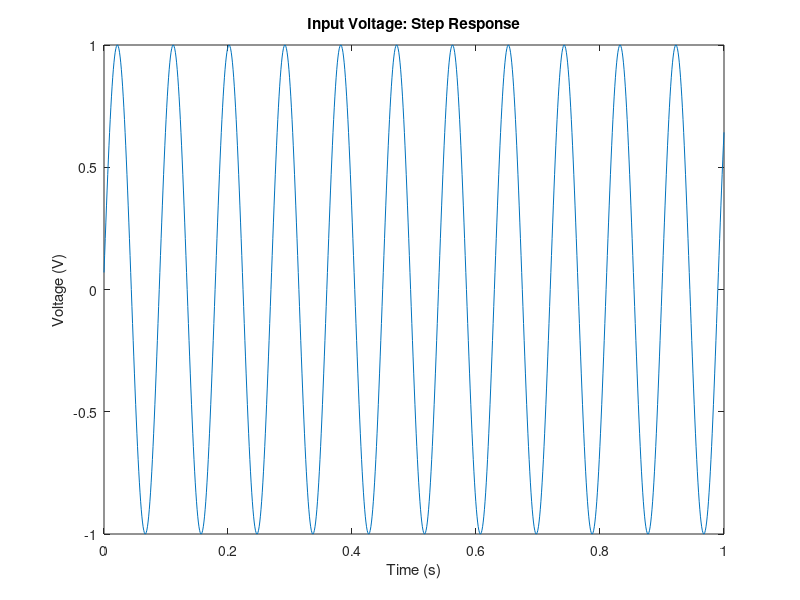
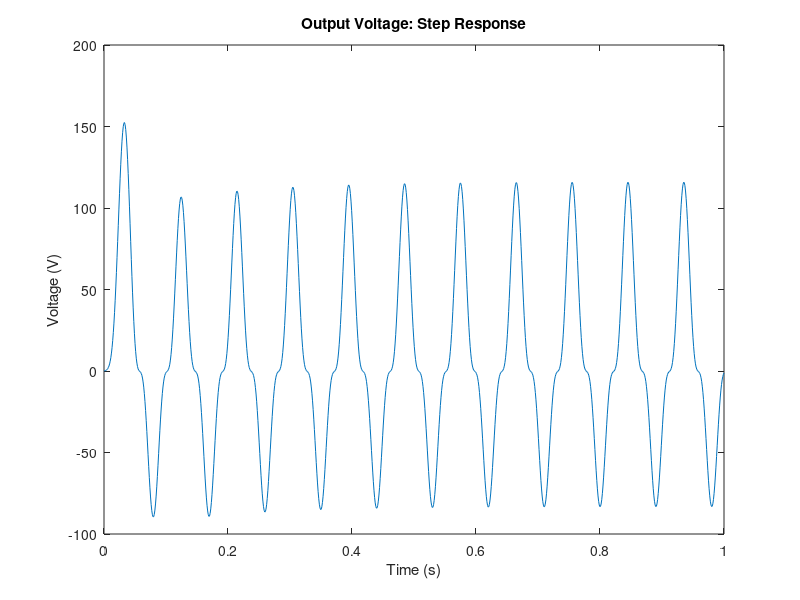
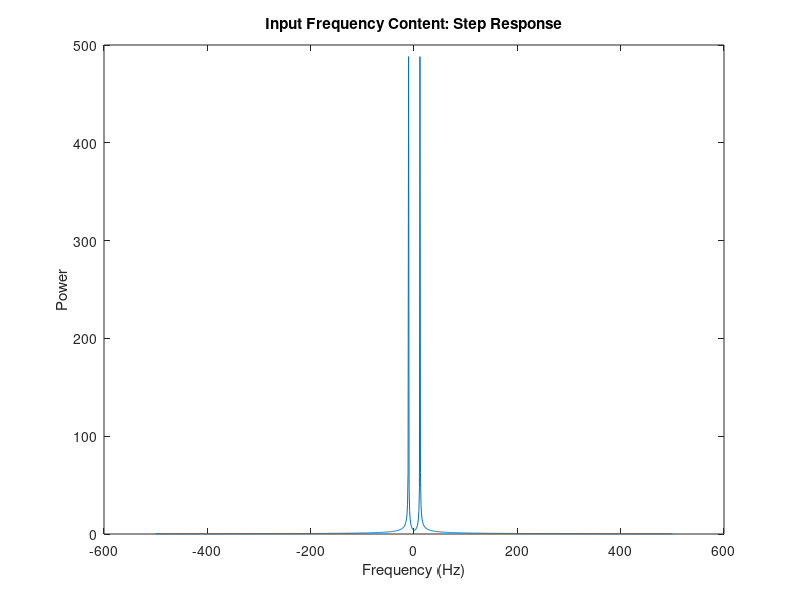
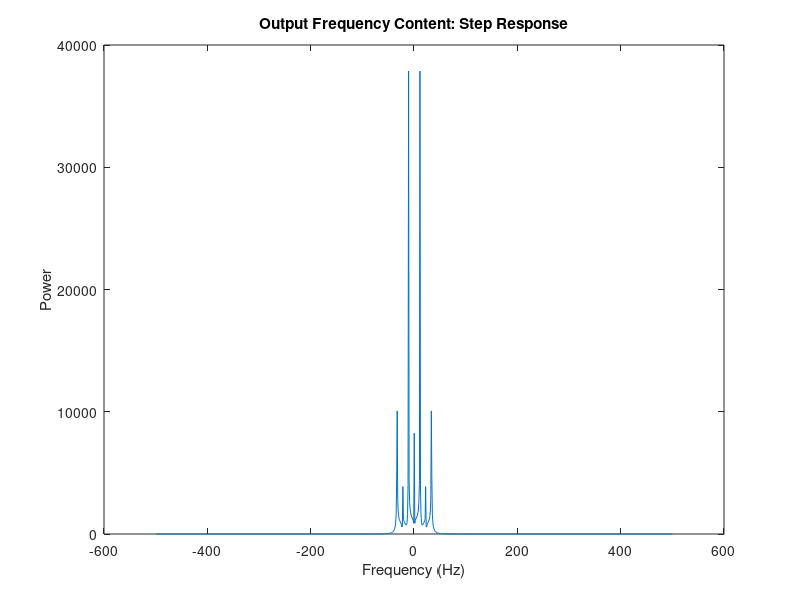

MATLAB code to generate these figures, in order:


clear all;
clc;

warning('off')
% Parameters
R1 = 1;
R2 = 2;
R3 = 10;
R4 = 0.1;
RO = 1000;
C1 = 0.25;
L1 = 0.2;
alpha = 100;
beta=5e3;
gamma=5e5;

% V = [ V1; V2; V3; V4; V5; IL]
Vin=1;
G=zeros(6);
C=zeros(6);

%% V1
G(1,:)=[1 0 0 0 0 0]; % V1
C(1,:)=[0 0 0 0 0 0]; % V1

%% V2
G(2,:)=[(-1/R1) (1/R2+1/R1) 0 0 0 1]; 
C(2,:)=[-C1 +C1 0 0 0 0];

%% V3
G(3,:)=[0 0 1/R3 0 0 -1]; 
C(3,:)=[0 0 0 0 0 0]; 

%% V4
G(4,:)=[0 0 -1*alpha/R3 1 0 0]; 
C(4,:)=[0 0 0 0 0 0]; 

%% V5
G(5,:)=[0 0 0 -1/R4 (1/R4+1/RO) 0]; 
C(5,:)=[0 0 0 0 0 0];

%% V6
G(6,:)=[0 -1 1 0 0 0]; 
C(6,:)=[0 0 0 0 0 L1]; 



%% Part A step response


timesim=1; % sec
numsteps=1000;

timestep=timesim/numsteps;

A=(C./timestep+G);

f=1/0.09;

V(1:6,1)=[0;0;0;0;0;0];
Vminus=V;

for step=1:numsteps

    t=step*timestep;
    
    Vin=sin(2*pi*f*t);
    
    F=[Vin; 0; 0; 0; 0; 0];
    

    numnewton=0;
    
    while(numnewton<150)
        
        I3=V(6);
        
        dv4=-2*beta*I3-3*gamma*I3.^2;
    
        J=[0,0,0,0,0,0;...
           0,0,0,0,0,0;...
           0,0,0,0,0,0;...
           0,0,dv4,0,0,0;...
           0,0,0,0,0,0;...
           0,0,0,0,0,0];
       
        B=[0; 0; 0; beta*I3.^2+gamma*I3.^3; 0; 0;];

        f_V=(C./timestep+G)*V-(C./timestep)*Vminus-F-B;
        
        H=C./timestep+G-J;
        
        dV=-inv(H)*f_V;
        
        V=V+dV;

        
        if(max(abs(dV))<5e-4)
            
            break;
            
        end
        
        numnewton=numnewton+1;
    
    end
    
    Vin_save(step)=V(1,1);
    Vout_save(step)=V(5,1);
    Vminus=V;
    
end

figure(3)
plot(linspace(0,timesim,numsteps),Vin_save)
title('Input Voltage: Step Response')
xlabel('Time (s)')
ylabel('Voltage (V)')


figure(4)
plot(linspace(0,timesim,numsteps),Vout_save)
title('Output Voltage: Step Response')
xlabel('Time (s)')
ylabel('Voltage (V)')

Yi = fft(Vin_save);
Yo = fft(Vout_save);

figure(5)
plot(linspace(-1/timestep*0.5,1/timestep*0.5,length(Yi)),fftshift(abs(Yi)))
title('Input Frequency Content: Step Response')
xlabel('Frequency (Hz)')
ylabel('Power')

figure(6)
plot(linspace(-1/timestep*0.5,1/timestep*0.5,length(Yo)),fftshift(abs(Yo)))
title('Output Frequency Content: Step Response')
xlabel('Frequency (Hz)')
ylabel('Power')




